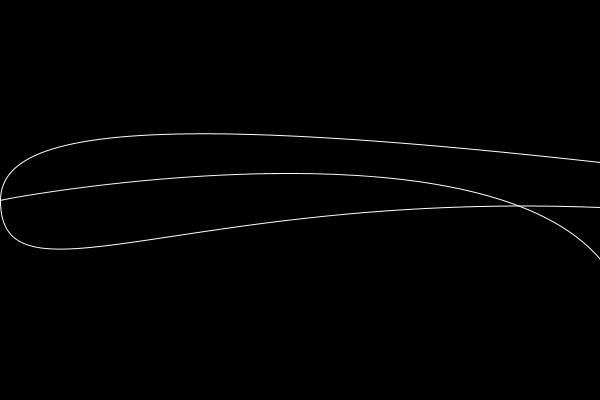
Frame 1 (no input)
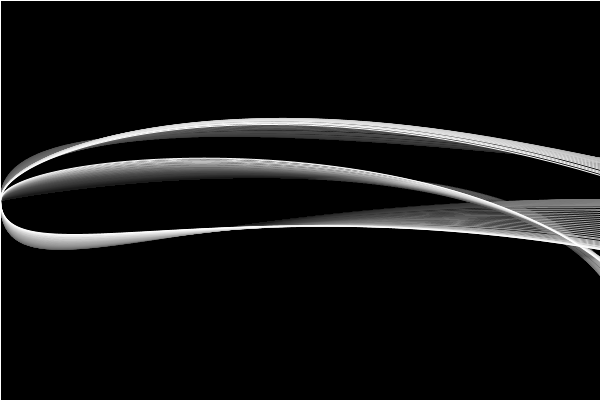
Frame 60 (the mouse pressed at the canvas centre just before this capture)
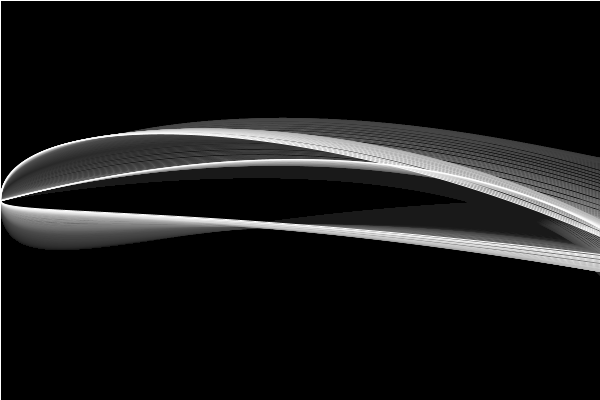
Frame 120 (the mouse held since frame 60 and released just before this capture)

The Processing sketch that drew these frames (run headless with seeded random() and noise(); from frame 60 on, the mouse is pressed at the canvas centre):

// Processing sketch: bezier_curves
// ── bezier_curves.pde
void setup(){
 size(600, 400);
 background(0);
 smooth();
}
  
void draw(){
 fill(0,5);
 rect(0,0,width,height);
   
 stroke(255);
 strokeWeight(1);
 
 float t = frameCount / 200.00;
 for(int i = 0; i < 3; i++){
   bezier(
     0, height/2,
     0, noise(1, i, t)*height,
     noise(2, i , t)*width, noise(3, i, t)*height,
     width, noise(4,i, t)*height
     );
 }
}
